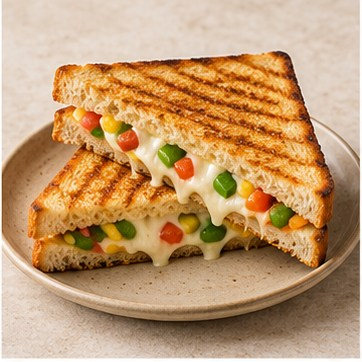
#> input picture mealy-platform/apps/pos/src/assets/food/cheese-sandwich.jpg, 362 x 362 px
$ python -i build_database_handbook.py   (imports and definitions only)
#> lines starting #> are read from the running program, lines starting #| are printed output that depends on the picture
from __future__ import annotations

import argparse
import re
from pathlib import Path

from PIL import Image, ImageDraw, ImageFont
from docx import Document
from docx.enum.section import WD_SECTION
from docx.enum.table import WD_CELL_VERTICAL_ALIGNMENT, WD_TABLE_ALIGNMENT
from docx.enum.text import WD_ALIGN_PARAGRAPH
from docx.oxml import OxmlElement
from docx.oxml.ns import qn
from docx.shared import Inches, Pt, RGBColor


ORANGE = "FF6B18"
ORANGE_DARK = "D94D00"
INK = "171717"
SLATE = "4A4A4A"
MUTED = "6B6B6B"
PALE_ORANGE = "FFF2E8"
PALE_GRAY = "F6F6F4"
MID_GRAY = "D9D9D9"
WHITE = "FFFFFF"

SKIP_COLUMNS = {"id", "created_at", "updated_at"}

DOMAIN_BY_MIGRATION = {
    "001_foundation.sql": "Identity tenant and platform control",
    "002_catalog_pricing_inventory.sql": "Catalog pricing tax and inventory",
    "003_orders_tokens_kot.sql": "Orders tokens and kitchen operations",
    "004_payments_promotions_wallet.sql": "Payments promotions wallet and finance",
    "005_pos_admin_operations.sql": "POS administration and service operations",
    "006_reliability_audit.sql": "Reliability security and audit",
}

PURPOSE_OVERRIDES = {
    "schema_metadata": "Records schema identity and database-level metadata.",
    "app_users": "Stores the global user identity shared by students staff and administrators.",
    "auth_identities": "Links users to login providers and normalized external identifiers.",
    "user_sessions": "Stores revocable authenticated sessions and their security lifecycle.",
    "campuses": "Defines campuses managed by the central platform.",
    "canteens": "Defines canteen operating organizations independent of any one campus.",
    "campus_canteens": "Assigns a canteen organization to a campus and anchors physical outlets.",
    "outlets": "Represents a physical canteen outlet at a campus assignment.",
    "service_counters": "Defines pickup or service counters within an outlet.",
    "pos_terminals": "Registers POS devices and binds them to outlet and counter scope.",
    "student_profiles": "Adds student-specific attributes to the global user account.",
    "student_campus_memberships": "Tracks student association or verification for a campus.",
    "access_memberships": "Grants a user membership at platform campus canteen or outlet scope.",
    "membership_roles": "Assigns scoped roles to access memberships.",
    "canteen_features": "Controls optional capabilities independently for each canteen.",
    "menus": "Defines canteen menus and their publication lifecycle.",
    "menu_outlets": "Publishes a menu to one or more permitted outlets.",
    "catalog_categories": "Stores hierarchical food and beverage categories.",
    "catalog_items": "Stores canonical sellable items and their food metadata.",
    "item_variants": "Stores sizes or other sellable variants including the default variant.",
    "modifier_groups": "Defines add-on groups with selection and quantity rules.",
    "modifier_options": "Defines individual add-ons and their incremental price.",
    "item_modifier_groups": "Assigns valid add-on groups to an item or a specific variant.",
    "outlet_item_settings": "Overrides item price availability and sold-out state per outlet.",
    "outlet_variant_settings": "Overrides variant price and availability per outlet.",
    "price_rules": "Stores scheduled channel-aware and outlet-aware price adjustments.",
    "tax_categories": "Groups catalog items into tax treatment categories.",
    "tax_rates": "Stores effective-dated tax components including inclusive and compound rules.",
    "tax_category_rates": "Maps tax categories to their component rates.",
    "service_charges": "Stores fixed or percentage service charges by scope and channel.",
    "inventory_items": "Defines ingredients or stock-managed supplies.",
    "recipes": "Maps catalog variants to inventory consumption quantities.",
    "inventory_balances": "Stores the current outlet inventory balance with versioning.",
    "inventory_movements": "Provides the immutable inventory movement ledger.",
    "carts": "Stores an active or converted cart for student or POS checkout.",
    "cart_items": "Stores cart item selections before an order snapshot is created.",
    "cart_item_modifiers": "Stores selected cart add-ons and quantities.",
    "order_number_sequences": "Allocates atomic daily order numbers per outlet.",
    "token_sequences": "Allocates atomic daily pickup tokens per service counter.",
    "orders": "Stores the authoritative order identity totals payment state and fulfillment state.",
    "order_items": "Stores immutable item and variant snapshots accepted at checkout.",
    "order_item_modifiers": "Stores immutable selected add-on snapshots for each order item.",
    "order_tax_lines": "Stores tax component snapshots and calculated amounts for an order.",
    "order_charge_lines": "Stores fee and service-charge snapshots for an order.",
    "order_status_events": "Records the append-only fulfillment status history.",
    "order_tokens": "Links an order to its counter-scoped pickup token.",
    "kitchen_stations": "Defines kitchen preparation destinations within an outlet.",
    "item_station_routes": "Routes catalog items to appropriate kitchen stations.",
    "kots": "Stores Kitchen Order Tickets and revision lifecycle.",
    "kot_items": "Stores KOT item snapshots and preparation status.",
    "kot_item_modifiers": "Stores KOT add-on snapshots for kitchen visibility.",
    "kot_status_events": "Records KOT lifecycle changes.",
    "payment_method_configs": "Configures enabled payment methods per canteen or outlet using secret references.",
    "payment_intents": "Represents an amount attempted through one payment method for an order.",
    "payment_transactions": "Stores immutable authorization capture sale refund and adjustment events.",
    "refunds": "Tracks order refunds with idempotency and provider references.",
    "wallets": "Stores a student's versioned balance by currency.",
    "wallet_transactions": "Provides the immutable idempotent wallet ledger.",
    "promotions": "Defines eligibility and value rules for canteen promotions.",
    "promotion_codes": "Defines redeemable codes associated with promotions.",
    "order_discount_lines": "Stores immutable discount snapshots accepted on an order.",
    "promotion_redemptions": "Tracks promotion consumption and reversal per order.",
    "platform_collections": "Calculates platform and canteen settlement amounts for an order.",
    "payouts": "Tracks payouts from the platform to a canteen.",
    "payout_collections": "Allocates collected order proceeds into a payout.",
    "printers": "Registers outlet printers and connection configuration.",
    "printer_routes": "Routes document types or stations to printers.",
    "print_jobs": "Queues retryable KOT and receipt print work.",
    "cash_registers": "Defines cash drawers or registers at an outlet.",
    "pos_shifts": "Tracks register opening closing and reconciliation.",
    "cash_movements": "Records cash paid in paid out and corrective movements.",
    "receipts": "Stores issued receipt references and order linkage.",
    "feedback": "Stores an order-level student feedback submission.",
    "feedback_items": "Stores item-specific ratings or comments within feedback.",
    "push_devices": "Registers notification-capable student devices.",
    "notification_preferences": "Stores student notification-channel choices.",
    "notifications": "Tracks notification content delivery state and retries.",
    "api_idempotency_records": "Prevents duplicate processing of retryable API operations.",
    "webhook_events": "Protects provider webhook processing against replay and duplicate delivery.",
    "outbox_events": "Queues events transactionally for reliable downstream publication.",
    "audit_logs": "Records security-sensitive and administrative activity.",
    "data_subject_requests": "Tracks privacy access correction or deletion requests.",
    "login_challenges": "Stores expiring OTP or login verification challenges.",
}


# [53 lines left out: functions set_cell_shading, set_cell_margins, set_table_borders, set_repeat_table_header, prevent_row_split, not called in this run]


def keep_with_next(paragraph) -> None:
    paragraph.paragraph_format.keep_with_next = True


# [26 lines left out: functions set_run_font, add_field, not called in this run]


def crop_logo(source: Path, output: Path) -> None:
#> called with output = 'out.png'
    image = Image.open(source).convert("RGBA")
    rgb = image.convert("RGB")
#> rgb is the input picture: PIL image 362x362 RGB; mean R, G, B 193.3, 154.6, 113.2
    mask = Image.new("L", rgb.size, 0)
#> mask: PIL image 362x362 L; every value is 0
    pixels = rgb.load()
    mask_pixels = mask.load()
    for y in range(rgb.height):
        for x in range(rgb.width):
            r, g, b = pixels[x, y]
            if r > 180 and g < 170 and b < 120:
                mask_pixels[x, y] = 255
    bbox = mask.getbbox()
#> bbox = (3, 52, 331, 311)
    if bbox is None:
        raise ValueError("Logo does not contain detectable orange artwork")
    pad = 24
    left = max(0, bbox[0] - pad)
#> left = 0
    top = max(0, bbox[1] - pad)
#> top = 28
    right = min(image.width, bbox[2] + pad)
#> right = 355
    bottom = min(image.height, bbox[3] + pad)
#> bottom = 335
    cropped = image.crop((left, top, right, bottom))
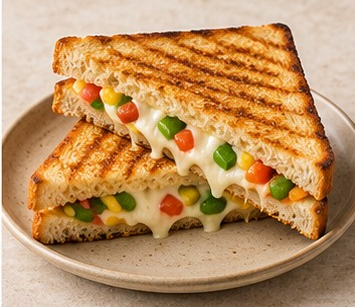
#> cropped: PIL image 355x307 RGBA; mean R, G, B, A 189.4, 146.4, 99.6, 255
#> (the run stopped early here; a loop or call above may not have finished)

$ run again, on mealy-platform/apps/pos/src/assets/food/french-fries.jpg
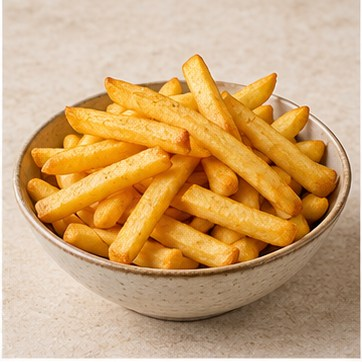
#> input picture mealy-platform/apps/pos/src/assets/food/french-fries.jpg, 362 x 362 px
#> in crop_logo, rgb is the input picture: PIL image 362x362 RGB; mean R, G, B 204.5, 166.4, 119.2
#> mask: PIL image 362x362 L; every value is 0
#> bbox = (17, 54, 348, 276)
#> left = 0
#> top = 30
#> right = 362
#> bottom = 300
#> in crop_logo, `cropped = image.crop((left, top, right, bottom))`:
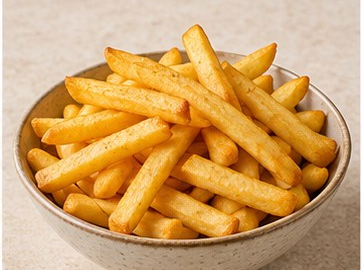
#> cropped: PIL image 362x270 RGBA; mean R, G, B, A 207.2, 162.7, 105.5, 255

$ run again, on mealy-platform/apps/pos/src/assets/food/fresh-lime.jpg
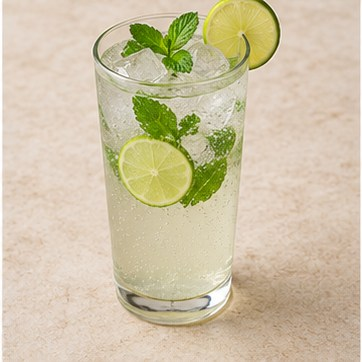
#> input picture mealy-platform/apps/pos/src/assets/food/fresh-lime.jpg, 362 x 362 px
#> in crop_logo, rgb is the input picture: PIL image 362x362 RGB; mean R, G, B 207, 194.6, 166
#> mask: PIL image 362x362 L; every value is 0
#> bbox = (182, 6, 252, 328)
#> left = 158
#> top = 0
#> right = 276
#> bottom = 352
#> in crop_logo, `cropped = image.crop((left, top, right, bottom))`:
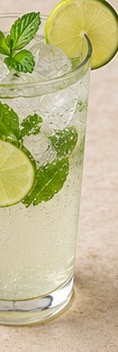
#> cropped: PIL image 118x352 RGBA; mean R, G, B, A 194, 186.5, 142.5, 255
